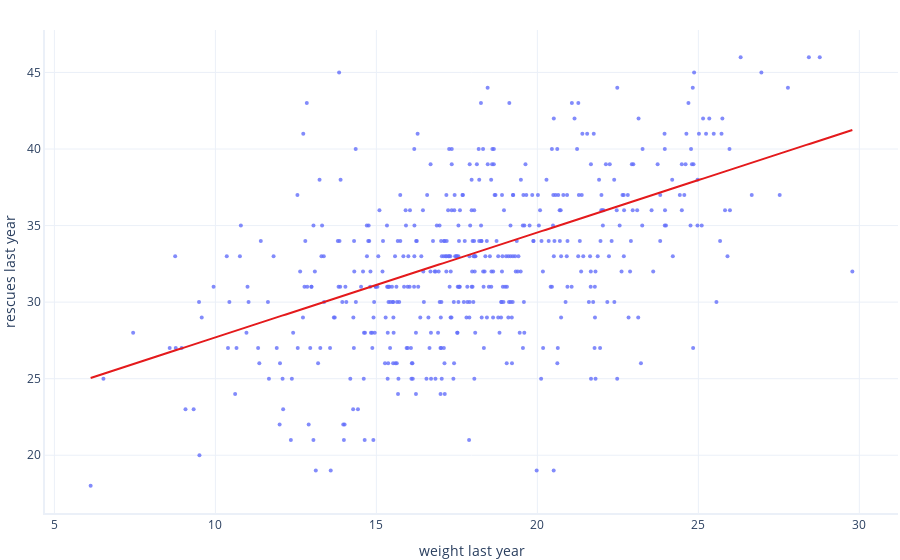

Notebook cell for this chart:
### Code cell
# Plot the fitted model against this new dataset. 

graphing.scatter_2D(df2, "weight_last_year", "rescues_last_year", trendline = lambda x: model.params[1] * x + model.params[0])
